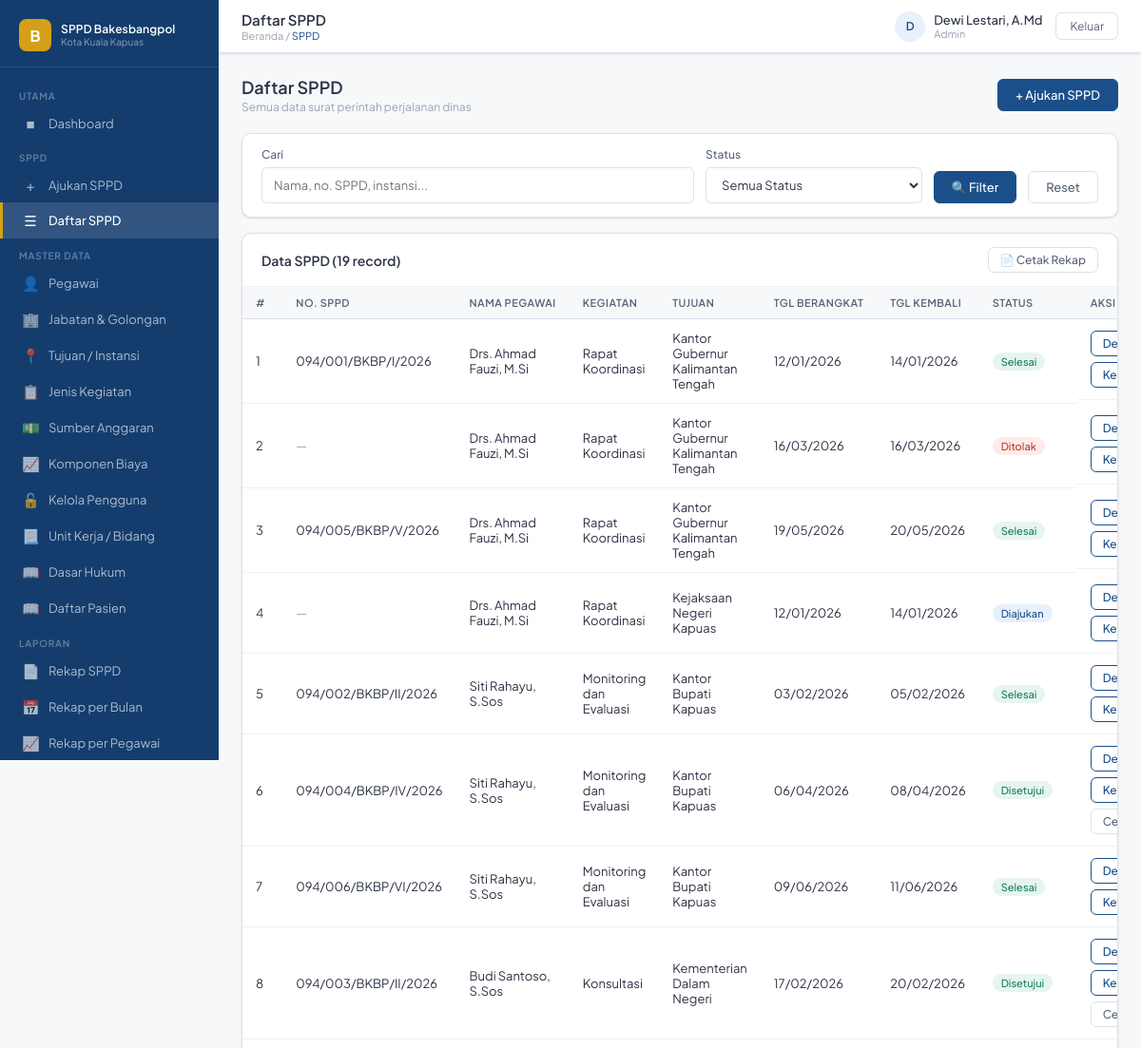
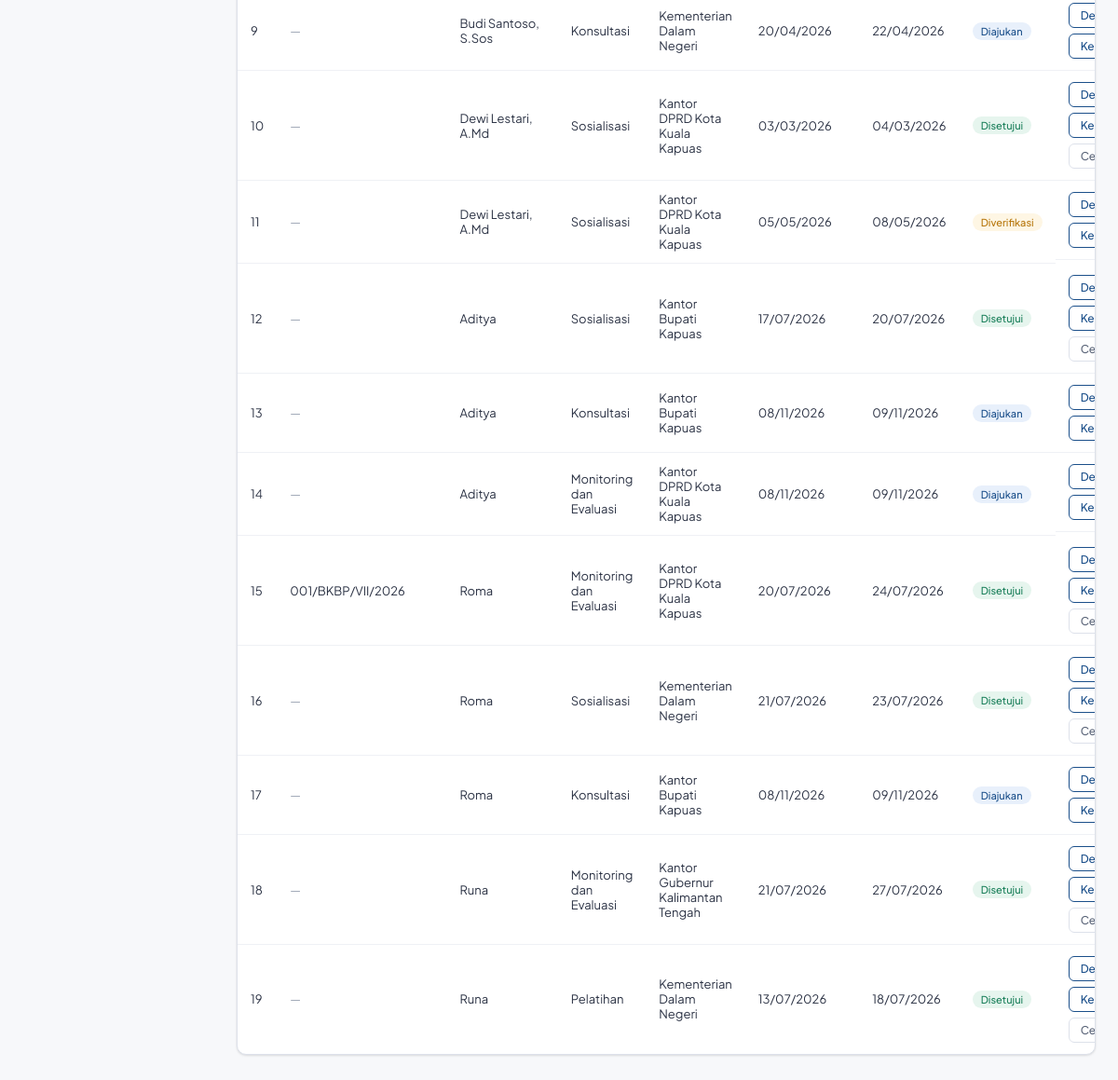
The app's page /pages/sppd/daftar.php (signed in) with its own data (2 pictures, top to bottom).
### tables this page shows
CREATE TABLE `tb_sppd` (
  `id_sppd` int(11) NOT NULL,
  `no_sppd` varchar(50) DEFAULT NULL,
  `id_pengaju` int(11) NOT NULL,
  `id_kegiatan` int(11) NOT NULL,
  `id_tujuan` int(11) NOT NULL,
  `id_anggaran` int(11) NOT NULL,
  `keperluan` text NOT NULL,
  `tgl_berangkat` date NOT NULL,
  `tgl_kembali` date NOT NULL,
  `kendaraan` varchar(50) DEFAULT NULL,
  `transportasi_nama` varchar(100) DEFAULT NULL,
  `transportasi_no_tiket` varchar(50) DEFAULT NULL,
  `transportasi_biaya` decimal(15,0) DEFAULT NULL,
  `status` enum('draf','diajukan','diverifikasi','disetujui','ditolak','selesai') NOT NULL DEFAULT 'draf',
  `catatan_tolak` text DEFAULT NULL,
  `tgl_pengajuan` datetime DEFAULT NULL,
  `tgl_persetujuan` datetime DEFAULT NULL,
  `id_pimpinan` int(11) DEFAULT NULL
);

CREATE TABLE `tb_pegawai` (
  `id_pegawai` int(11) NOT NULL,
  `nip` varchar(30) NOT NULL,
  `nama_lengkap` varchar(100) NOT NULL,
  `id_jabatan` int(11) NOT NULL,
  `tempat_lahir` varchar(50) DEFAULT NULL,
  `tanggal_lahir` date DEFAULT NULL,
  `jenis_kelamin` enum('L','P') NOT NULL DEFAULT 'L',
  `unit_kerja` varchar(100) DEFAULT NULL,
  `no_hp` varchar(20) DEFAULT NULL,
  `email` varchar(100) DEFAULT NULL,
  `foto` varchar(255) DEFAULT NULL,
  `status` enum('aktif','nonaktif') NOT NULL DEFAULT 'aktif',
  `jenis_pegawai` enum('PNS','PPPK','Kontrak','Honorer','Tenaga Ahli') DEFAULT 'PNS'
);

CREATE TABLE `tb_jenis_kegiatan` (
  `id_kegiatan` int(11) NOT NULL,
  `nama_kegiatan` varchar(100) NOT NULL,
  `keterangan` text DEFAULT NULL,
  `status` enum('aktif','nonaktif') NOT NULL DEFAULT 'aktif'
);

CREATE TABLE `tb_tujuan` (
  `id_tujuan` int(11) NOT NULL,
  `nama_instansi` varchar(150) NOT NULL,
  `alamat` text DEFAULT NULL,
  `kota` varchar(80) NOT NULL,
  `provinsi` varchar(80) NOT NULL DEFAULT '',
  `zona` enum('lokal','luar_kota','luar_provinsi') NOT NULL DEFAULT 'lokal'
);

### pages/sppd/daftar.php (the view, shortened to what this page needs)
<?php
require_once '../../config/koneksi.php';
require_once '../../includes/header.php';
$role = $_SESSION['role'];
$filter_cari   = trim($_GET['cari'] ?? '');
$where = ['1=1'];
$sql = "SELECT s.*, p.nama_lengkap, t.nama_instansi, j.nama_kegiatan
        FROM tb_sppd s
        JOIN tb_pegawai p ON s.id_pengaju = p.id_pegawai
        JOIN tb_tujuan t ON s.id_tujuan = t.id_tujuan
        JOIN tb_jenis_kegiatan j ON s.id_kegiatan = j.id_kegiatan
        WHERE ".implode(' AND ',$where)."
        ORDER BY s.tgl_pengajuan DESC";
$result = $conn->query($sql);
$status_badge = [
  'draf'         => ['gray',  'Draf'],
  'diajukan'     => ['blue',  'Diajukan'],
  'diverifikasi' => ['amber', 'Diverifikasi'],
  'disetujui'    => ['green', 'Disetujui'],
  'ditolak'      => ['red',   'Ditolak'],
  'selesai'      => ['green', 'Selesai'],
];
?>
<div class="page-head">
  <div>
    <h2>Daftar SPPD</h2>
    <p>Semua data surat perintah perjalanan dinas</p>
  </div>
  <?php if ($role !== 'pimpinan'): ?>
  <a href="/sppd/pages/sppd/ajukan.php" class="btn btn-primary">+ Ajukan SPPD</a>
  <?php endif; ?>
</div>
<div class="card" style="margin-bottom:16px">
  <div class="card-body" style="padding:14px 20px">
    <form method="GET" style="display:flex;gap:12px;flex-wrap:wrap;align-items:flex-end">
      <div class="form-group" style="flex:2;min-width:200px;margin:0">
        <label class="form-label">Cari</label>
        <input class="form-control" name="cari" placeholder="Nama, no. SPPD, instansi..." value="<?= htmlspecialchars($filter_cari) ?>">
      </div>
      <div class="form-group" style="flex:1;min-width:160px;margin:0">
        <label class="form-label">Status</label>
        <select class="form-control" name="status">
          <option value="">Semua Status</option>
        </select>
      </div>
      <button type="submit" class="btn btn-primary" style="align-self:flex-end">&#128269; Filter</button>
      <a href="/sppd/pages/sppd/daftar.php" class="btn btn-secondary" style="align-self:flex-end">Reset</a>
    </form>
  </div>
</div>
<div class="card">
  <div class="card-header">
    <div class="card-title">Data SPPD (<?= $result->num_rows ?> record)</div>
    <?php if ($role !== 'pegawai'): ?>
    <a href="/sppd/pages/laporan/rekap_sppd.php" class="btn btn-secondary btn-sm">&#128196; Cetak Rekap</a>
    <?php endif; ?>
  </div>
  <div class="table-wrap">
    <table>
      <thead>
        <tr>
          <th>#</th>
          <th>No. SPPD</th>
          <th>Nama Pegawai</th>
          <th>Kegiatan</th>
          <th>Tujuan</th>
          <th>Tgl Berangkat</th>
          <th>Tgl Kembali</th>
          <th>Status</th>
          <th>Aksi</th>
        </tr>
      </thead>
      <tbody>
        <?php $no=1; while ($row = $result->fetch_assoc()):
          [$bc,$bl] = $status_badge[$row['status']] ?? ['gray','—'];
        ?>
        <tr>
          <td><?= $no++ ?></td>
          <td><?= $row['no_sppd'] ? htmlspecialchars($row['no_sppd']) : '<em style="color:var(--gray-400)">—</em>' ?></td>
          <td><?= htmlspecialchars($row['nama_lengkap']) ?></td>
          <td><?= htmlspecialchars($row['nama_kegiatan']) ?></td>
          <td><?= htmlspecialchars($row['nama_instansi']) ?></td>
          <td><?= date('d/m/Y', strtotime($row['tgl_berangkat'])) ?></td>
          <td><?= date('d/m/Y', strtotime($row['tgl_kembali'])) ?></td>
          <td><span class="badge badge-<?= $bc ?>"><?= $bl ?></span></td>
          <td style="display:flex;gap:6px;flex-wrap:wrap">
            <a href="/sppd/pages/sppd/detail.php?id=<?= $row['id_sppd'] ?>" class="btn btn-outline btn-sm">Detail</a>
            <?php if ($role !== 'pimpinan'): ?>
            <a href="/sppd/pages/sppd/kelola.php?id=<?= $row['id_sppd'] ?>" class="btn btn-outline btn-sm">Kelola</a>
            <?php endif; ?>
            <?php if ($row['status']==='disetujui' && ($role==='admin')): ?>
            <a href="/sppd/pages/laporan/cetak_sppd.php?id=<?= $row['id_sppd'] ?>" class="btn btn-secondary btn-sm" target="_blank">Cetak</a>
            <?php endif; ?>
          </td>
        </tr>
        <?php endwhile; ?>
      </tbody>
    </table>
  </div>
</div>
<?php require_once '../../includes/footer.php'; ?>

### assets/css/style.css (style rules this page uses)
:root { --primary: #1B4F8A; --primary-dk: #143D6E; --primary-lt: #E8F0FB; --accent: #D4A017; --success: #1A7F5A; --success-lt: #E6F5EE; --danger: #C0392B; --danger-lt: #FDECEA; --warning: #B7770D; --warning-lt: #FEF6E4; --gray-50: #F7F8FA; --gray-100: #EFF1F5; --gray-200: #DDE1EA; --gray-400: #9AA3B2; --gray-600: #5A6478; --gray-800: #2C3345; --white: #FFFFFF; --sidebar-w: 230px; --topbar-h: 56px; --radius: 10px; --radius-sm: 6px; --shadow: 0 1px 3px rgba(0,0,0,.08), 0 1px 2px rgba(0,0,0,.05); --shadow-md: 0 4px 12px rgba(0,0,0,.10); --font: 'Plus Jakarta Sans', sans-serif; }
*, *::before, *::after { box-sizing: border-box; margin: 0; padding: 0; }
body { font-family: var(--font); font-size: 14px; color: var(--gray-800); background: var(--gray-50); }
a { text-decoration: none; color: inherit; }
input, select, textarea, button { font-family: var(--font); }
.page-head { display: flex; align-items: center; justify-content: space-between; margin-bottom: 20px; }
.page-head h2 { font-size: 18px; font-weight: 600; color: var(--gray-800); }
.page-head p { font-size: 12px; color: var(--gray-400); margin-top: 2px; }
.card { background: var(--white); border-radius: var(--radius); border: 1px solid var(--gray-200); box-shadow: var(--shadow); margin-bottom: 20px; }
.card-header { padding: 14px 20px; border-bottom: 1px solid var(--gray-100); display: flex; align-items: center; justify-content: space-between; }
.card-title { font-size: 14px; font-weight: 600; color: var(--gray-800); }
.card-body { padding: 20px; }
.btn { display: inline-flex; align-items: center; gap: 6px; padding: 8px 18px; border-radius: var(--radius-sm); font-size: 13px; font-weight: 500; cursor: pointer; border: 1px solid transparent; transition: all .15s; }
.btn-primary { background: var(--primary); color: var(--white); border-color: var(--primary); }
.btn-secondary { background: var(--white); color: var(--gray-600); border-color: var(--gray-200); }
.btn-sm { padding: 5px 12px; font-size: 12px; }
.btn-outline { background: transparent; color: var(--primary); border-color: var(--primary); }
.form-group { display: flex; flex-direction: column; gap: 6px; }
.form-label { font-size: 12px; font-weight: 500; color: var(--gray-600); }
.form-control { height: 38px; border: 1px solid var(--gray-200); border-radius: var(--radius-sm); padding: 0 12px; font-size: 13px; color: var(--gray-800); background: var(--white); transition: border-color .15s; }
select.form-control { cursor: pointer; }
.table-wrap { overflow-x: auto; }
table { width: 100%; border-collapse: collapse; }
thead tr { background: var(--gray-50); }
th { padding: 10px 14px; font-size: 11px; font-weight: 600; color: var(--gray-600); text-align: left; letter-spacing: .04em; text-transform: uppercase; border-bottom: 1px solid var(--gray-200); white-space: nowrap; }
td { padding: 12px 14px; font-size: 13px; color: var(--gray-800); border-bottom: 1px solid var(--gray-100); vertical-align: middle; }
tr:last-child td { border-bottom: none; }
.badge { display: inline-flex; align-items: center; gap: 4px; padding: 3px 9px; border-radius: 99px; font-size: 11px; font-weight: 500; }
.badge-blue { background: var(--primary-lt); color: var(--primary); }
.badge-green { background: var(--success-lt); color: var(--success); }
.badge-amber { background: var(--warning-lt); color: var(--warning); }
.badge-red { background: var(--danger-lt); color: var(--danger); }

### records on screen
tb_sppd: no_sppd "094/001/BKBP/I/2026", id_pengaju.nama_lengkap "Drs. Ahmad Fauzi, M.Si", id_kegiatan.nama_kegiatan "Rapat Koordinasi", id_tujuan.nama_instansi "Kantor Gubernur Kalimantan Tengah", tgl_berangkat "12/01/2026", tgl_kembali "14/01/2026", bl "Selesai"
tb_sppd: id_pengaju.nama_lengkap "Drs. Ahmad Fauzi, M.Si", id_kegiatan.nama_kegiatan "Rapat Koordinasi", id_tujuan.nama_instansi "Kantor Gubernur Kalimantan Tengah", tgl_berangkat "16/03/2026", tgl_kembali "16/03/2026", bl "Ditolak"
tb_sppd: no_sppd "094/005/BKBP/V/2026", id_pengaju.nama_lengkap "Drs. Ahmad Fauzi, M.Si", id_kegiatan.nama_kegiatan "Rapat Koordinasi", id_tujuan.nama_instansi "Kantor Gubernur Kalimantan Tengah", tgl_berangkat "19/05/2026", tgl_kembali "20/05/2026", bl "Selesai"
tb_sppd: id_pengaju.nama_lengkap "Drs. Ahmad Fauzi, M.Si", id_kegiatan.nama_kegiatan "Rapat Koordinasi", id_tujuan.nama_instansi "Kejaksaan Negeri Kapuas", tgl_berangkat "12/01/2026", tgl_kembali "14/01/2026", bl "Diajukan"
tb_sppd: no_sppd "094/002/BKBP/II/2026", id_pengaju.nama_lengkap "Siti Rahayu, S.Sos", id_kegiatan.nama_kegiatan "Monitoring dan Evaluasi", id_tujuan.nama_instansi "Kantor Bupati Kapuas", tgl_berangkat "03/02/2026", tgl_kembali "05/02/2026", bl "Selesai"
tb_sppd: no_sppd "094/004/BKBP/IV/2026", id_pengaju.nama_lengkap "Siti Rahayu, S.Sos", id_kegiatan.nama_kegiatan "Monitoring dan Evaluasi", id_tujuan.nama_instansi "Kantor Bupati Kapuas", tgl_berangkat "06/04/2026", tgl_kembali "08/04/2026", bl "Disetujui"
tb_sppd: no_sppd "094/006/BKBP/VI/2026", id_pengaju.nama_lengkap "Siti Rahayu, S.Sos", id_kegiatan.nama_kegiatan "Monitoring dan Evaluasi", id_tujuan.nama_instansi "Kantor Bupati Kapuas", tgl_berangkat "09/06/2026", tgl_kembali "11/06/2026", bl "Selesai"
tb_sppd: no_sppd "094/003/BKBP/II/2026", id_pengaju.nama_lengkap "Budi Santoso, S.Sos", id_kegiatan.nama_kegiatan "Konsultasi", id_tujuan.nama_instansi "Kementerian Dalam Negeri", tgl_berangkat "17/02/2026", tgl_kembali "20/02/2026", bl "Disetujui"
tb_sppd: id_pengaju.nama_lengkap "Budi Santoso, S.Sos", id_kegiatan.nama_kegiatan "Konsultasi", id_tujuan.nama_instansi "Kementerian Dalam Negeri", tgl_berangkat "20/04/2026", tgl_kembali "22/04/2026", bl "Diajukan"
tb_sppd: id_pengaju.nama_lengkap "Dewi Lestari, A.Md", id_kegiatan.nama_kegiatan "Sosialisasi", id_tujuan.nama_instansi "Kantor DPRD Kota Kuala Kapuas", tgl_berangkat "03/03/2026", tgl_kembali "04/03/2026", bl "Disetujui"
tb_sppd: id_pengaju.nama_lengkap "Dewi Lestari, A.Md", id_kegiatan.nama_kegiatan "Sosialisasi", id_tujuan.nama_instansi "Kantor DPRD Kota Kuala Kapuas", tgl_berangkat "05/05/2026", tgl_kembali "08/05/2026", bl "Diverifikasi"
tb_sppd: id_pengaju.nama_lengkap "Aditya", id_kegiatan.nama_kegiatan "Sosialisasi", id_tujuan.nama_instansi "Kantor Bupati Kapuas", tgl_berangkat "17/07/2026", tgl_kembali "20/07/2026", bl "Disetujui"
tb_sppd: id_pengaju.nama_lengkap "Aditya", id_kegiatan.nama_kegiatan "Konsultasi", id_tujuan.nama_instansi "Kantor Bupati Kapuas", tgl_berangkat "08/11/2026", tgl_kembali "09/11/2026", bl "Diajukan"
tb_sppd: id_pengaju.nama_lengkap "Aditya", id_kegiatan.nama_kegiatan "Monitoring dan Evaluasi", id_tujuan.nama_instansi "Kantor DPRD Kota Kuala Kapuas", tgl_berangkat "08/11/2026", tgl_kembali "09/11/2026", bl "Diajukan"
tb_sppd: no_sppd "001/BKBP/VII/2026", id_pengaju.nama_lengkap "Roma", id_kegiatan.nama_kegiatan "Monitoring dan Evaluasi", id_tujuan.nama_instansi "Kantor DPRD Kota Kuala Kapuas", tgl_berangkat "20/07/2026", tgl_kembali "24/07/2026", bl "Disetujui"
tb_sppd: id_pengaju.nama_lengkap "Roma", id_kegiatan.nama_kegiatan "Sosialisasi", id_tujuan.nama_instansi "Kementerian Dalam Negeri", tgl_berangkat "21/07/2026", tgl_kembali "23/07/2026", bl "Disetujui"
tb_sppd: id_pengaju.nama_lengkap "Roma", id_kegiatan.nama_kegiatan "Konsultasi", id_tujuan.nama_instansi "Kantor Bupati Kapuas", tgl_berangkat "08/11/2026", tgl_kembali "09/11/2026", bl "Diajukan"
tb_sppd: id_pengaju.nama_lengkap "Runa", id_kegiatan.nama_kegiatan "Monitoring dan Evaluasi", id_tujuan.nama_instansi "Kantor Gubernur Kalimantan Tengah", tgl_berangkat "21/07/2026", tgl_kembali "27/07/2026", bl "Disetujui"
tb_sppd: id_pengaju.nama_lengkap "Runa", id_kegiatan.nama_kegiatan "Pelatihan", id_tujuan.nama_instansi "Kementerian Dalam Negeri", tgl_berangkat "13/07/2026", tgl_kembali "18/07/2026", bl "Disetujui"

### other values on screen
$halaman "Daftar SPPD"
$sub_judul "SPPD"
$inisial "D"
$nama "Dewi Lestari, A.Md"
$role "Admin"
$result->num_rows "19"
